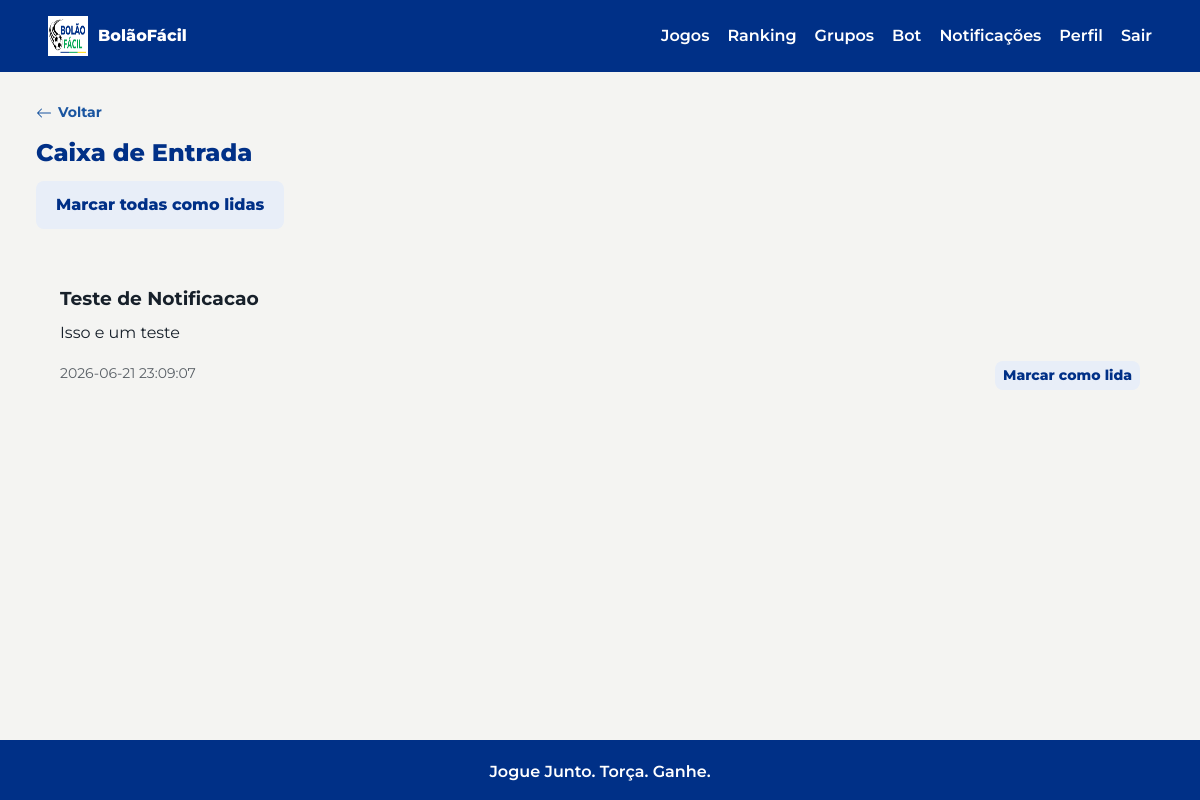
Before: /notificacoes (signed in) with the older database file.
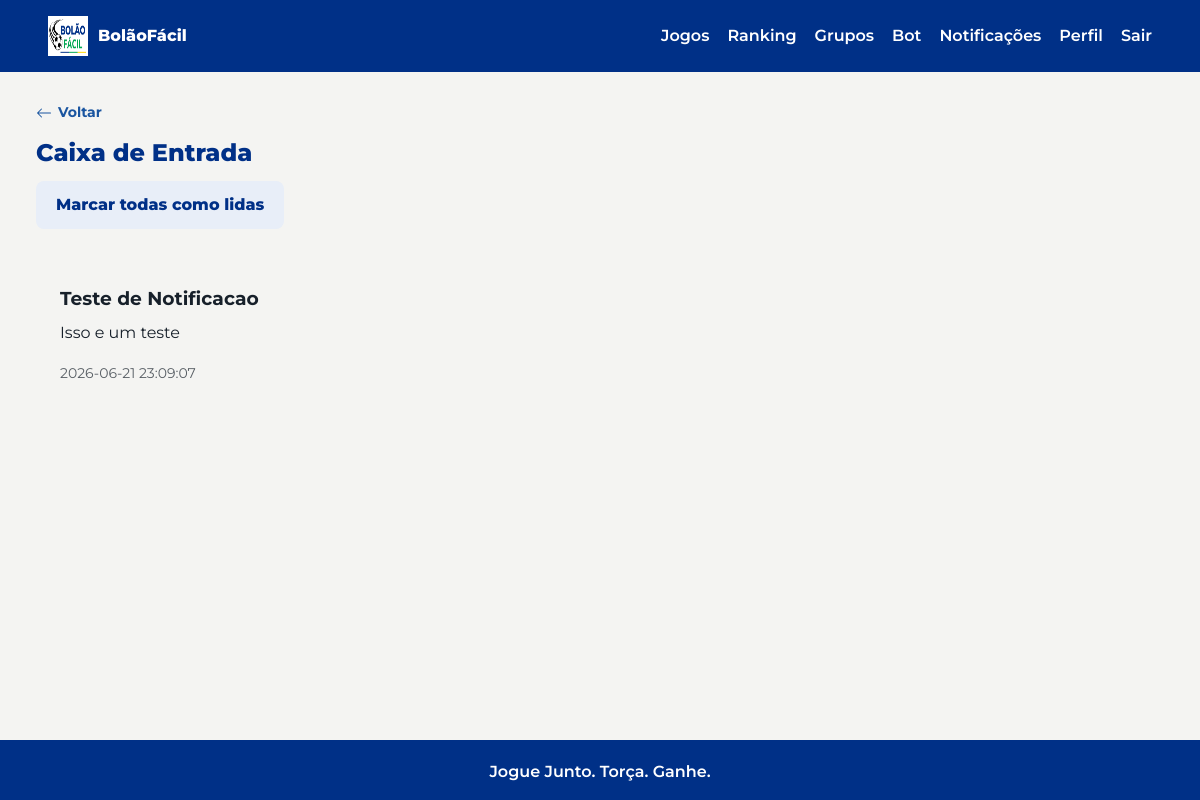
After: the same page with the newer database file.
### tables this page shows
CREATE TABLE notifications (
            id INTEGER PRIMARY KEY AUTOINCREMENT,
            user_id INTEGER NOT NULL,
            type TEXT NOT NULL,
            title TEXT NOT NULL,
            body TEXT,
            read INTEGER NOT NULL DEFAULT 0,
            extra_data TEXT,
            created_at TEXT NOT NULL DEFAULT CURRENT_TIMESTAMP,
            FOREIGN KEY (user_id) REFERENCES users(id) ON DELETE CASCADE
        );

### controllers/notification_controller.py (the view)
@notification_bp.route("/notificacoes", methods=["GET"])
@login_required
def inbox():
    notifications = Notification.list_for_user(current_user.id)
    return render_template("notifications/inbox.html", notifications=notifications)

### app.py (called while the page is built)
def get_db():
    if "db" not in g:
        database_url = current_app_config()["DATABASE_URL"]
        database_path = Path(database_url)
        database_path.parent.mkdir(parents=True, exist_ok=True)
        g.db = sqlite3.connect(database_path)
        g.db.row_factory = sqlite3.Row
        g.db.execute("PRAGMA foreign_keys = ON")
    return g.db

def current_app_config():
    from flask import current_app
    return current_app.config

@login_manager.user_loader
def load_user(user_id):
    return User.get_by_id(user_id)

### models/notification.py (called while the page is built)
def _db():
    from app import get_db
    return get_db()

    @staticmethod
    def list_for_user(user_id, unread_only=False):
        query = "SELECT * FROM notifications WHERE user_id = ?"
        params = [user_id]
        if unread_only:
            query += " AND read = 0"
        query += " ORDER BY created_at DESC"
        return _db().execute(query, params).fetchall()

### models/user.py (called while the page is built)
def _db():
    from app import get_db
    return get_db()

    @property
    def is_admin(self):
        return self.role == "admin"

    @staticmethod
    def get_by_id(user_id):
        row = _db().execute("SELECT * FROM users WHERE id = ?", (user_id,)).fetchone()
        return User.from_row(row)

### templates/notifications/inbox.html (shortened to what this page needs)
{% extends "base.html" %}
{% block content %}
<section class="content-head">
  <a href="javascript:history.back()" class="back-link">
    <svg width="16" height="16" fill="currentColor" viewBox="0 0 16 16"><path fill-rule="evenodd" d="M15 8a.5.5 0 0 0-.5-.5H2.707l3.147-3.146a.5.5 0 1 0-.708-.708l-4 4a.5.5 0 0 0 0 .708l4 4a.5.5 0 0 0 .708-.708L2.707 8.5H14.5A.5.5 0 0 0 15 8z"/></svg>
    Voltar
  </a>
  <h1>Caixa de Entrada</h1>
  <button id="mark-all-read" class="button-secondary">Marcar todas como lidas</button>
</section>
<section class="notifications-list" style="margin-top: 2rem; display: flex; flex-direction: column; gap: 1rem;">
  {% for notif in notifications %}
    <div class="notification-card {{ 'unread' if not notif.read else '' }}" data-id="{{ notif.id }}" style="padding: 1.5rem; border-radius: 8px; border: 1px solid var(--border-color); background: var(--bg-card); {{ 'border-left: 4px solid var(--primary-color);' if not notif.read else '' }}">
      <h3 style="margin-top: 0; margin-bottom: 0.5rem;">{{ notif.title }}</h3>
      <p style="margin: 0 0 1rem 0;">{{ notif.body }}</p>
      <span style="font-size: 0.875rem; opacity: 0.7;">{{ notif.created_at }}</span>
      {% if not notif.read %}
        <button class="button-secondary mark-read-btn" style="float: right; padding: 0.25rem 0.5rem; font-size: 0.875rem;">Marcar como lida</button>
      {% endif %}
    </div>
  {% else %}
    <div class="empty-state">Nenhuma notificação encontrada.</div>
  {% endfor %}
</section>
{% endblock %}

Changed rows visible on the page:
changed notifications "Teste de Notificacao": no longer shows "Marcar como lida"
